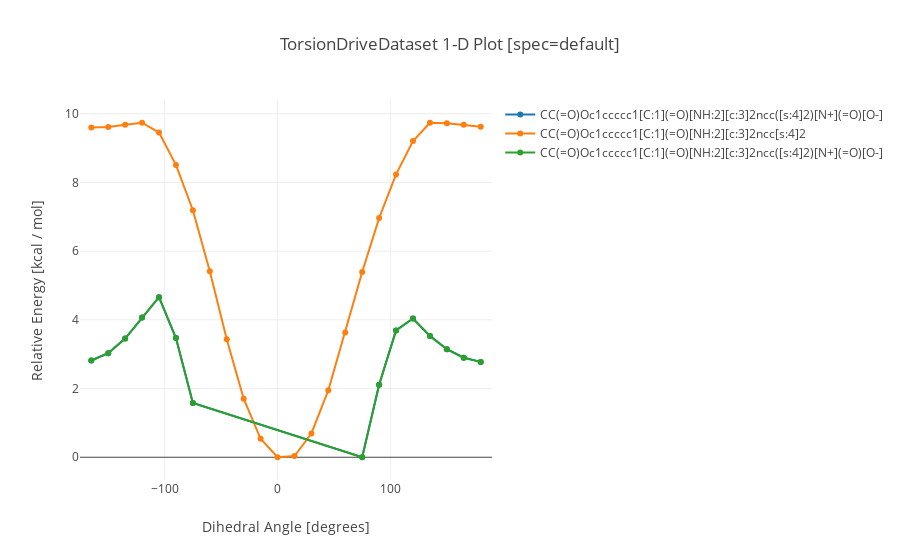

Write notebook code for a chart like this one.
### Code cell
molecule = 'Nitazoxanide_0'
bond = '[14, 9]'
mol_type = ['parent', 'pfizer', '0.03']
indices = [job_indices[molecule][bond][i] for i in mol_type]
dataset.visualize(indices, 'default')

### Figure 1 — Plotly figure (JSON) as saved in the notebook; plotly's stock layout.template omitted (floating-point values rounded to 4 significant figures)
{"data": [{"mode": "lines+markers", "name": "CC(=O)Oc1ccccc1[C:1](=O)[NH:2][c:3]2ncc([s:4]2)[N+](=O)[O-]", "type": "scatter", "uid": "486ed809-6928-4d3f-9a2f-0cf5b0692dd6", "x": [-165, -150, -135, -120, -105, -90, -75, 75, 90, 105, 120, 135, 150, 165, 180], "y": [2.817, 3.028, 3.455, 4.066, 4.658, 3.47, 1.581, 0, 2.112, 3.693, 4.039, 3.532, 3.145, 2.897, 2.776]}, {"mode": "lines+markers", "name": "CC(=O)Oc1ccccc1[C:1](=O)[NH:2][c:3]2ncc[s:4]2", "type": "scatter", "uid": "d51a1ead-cef8-4c73-9731-66edc16276ff", "x": [-165, -150, -135, -120, -105, -90, -75, -60, -45, -30, -15, 0, 15, 30, 45, 60, 75, 90, 105, 120, 135, 150, 165, 180], "y": [9.6, 9.616, 9.676, 9.737, 9.452, 8.51, 7.19, 5.415, 3.437, 1.705, 0.537, 0, 0.034, 0.692, 1.949, 3.633, 5.391, 6.961, 8.234, 9.205, 9.735, 9.725, 9.676, 9.621]}, {"mode": "lines+markers", "name": "CC(=O)Oc1ccccc1[C:1](=O)[NH:2][c:3]2ncc([s:4]2)[N+](=O)[O-]", "type": "scatter", "uid": "ff34dfc5-bdd6-4177-bfab-8cce3185b293", "x": [-165, -150, -135, -120, -105, -90, -75, 75, 90, 105, 120, 135, 150, 165, 180], "y": [2.817, 3.028, 3.455, 4.066, 4.658, 3.47, 1.581, 0, 2.112, 3.693, 4.039, 3.532, 3.145, 2.897, 2.776]}], "layout": {"title": {"text": "TorsionDriveDataset 1-D Plot [spec=default]"}, "xaxis": {"range": [-175, 190], "title": {"text": "Dihedral Angle [degrees]"}, "zeroline": false}, "yaxis": {"title": {"text": "Relative Energy [kcal / mol]"}, "zeroline": true}}}
